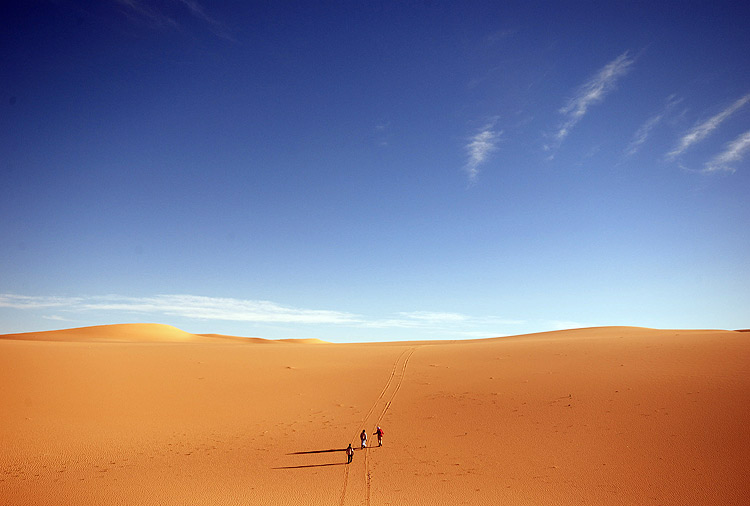
%> input picture PRAT/images/sahara.jpg, 750 x 506 px
$ octave test.m   (GNU Octave 9; MATLAB toolbox functions it lacks are replaced by stand-ins)
%> lines starting %> are read from the running program, lines starting %| are printed output that depends on the picture
I  = imread('../images/sahara.jpg');
%> I is the input picture: size 506x750x3 uint8; mean R, G, B 136.3, 124.3, 136.4
I  = rgb2gray(I);
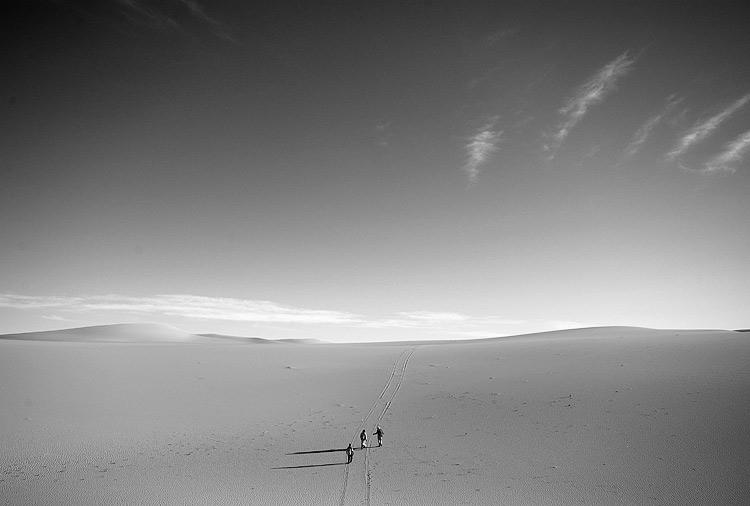
%> I: size 506x750 uint8; min 0, max 254, mean 129.2
In = imnoise(I, 'salt & pepper', 0.02);
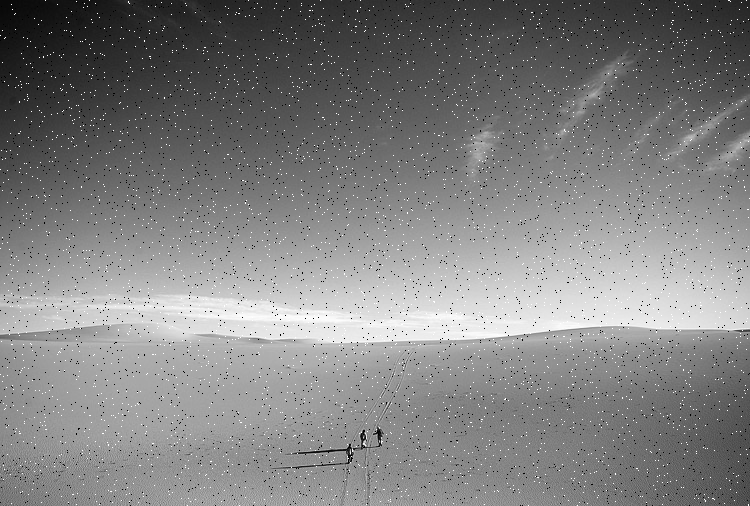
%> In: size 506x750 uint8; min 0, max 255, mean 129.2
%> (the run ends here)

$ run again, with PRAT/images/image_0005.jpg copied over PRAT/images/sahara.jpg
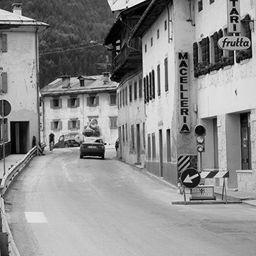
%> input picture PRAT/images/image_0005.jpg, 256 x 256 px
%> I is the input picture: size 256x256 uint8; min 0, max 254, mean 140.9
%> `In = imnoise(I, 'salt & pepper', 0.02);`:
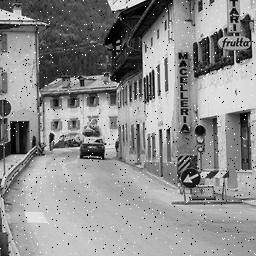
%> In: size 256x256 uint8; min 0, max 255, mean 140.6
